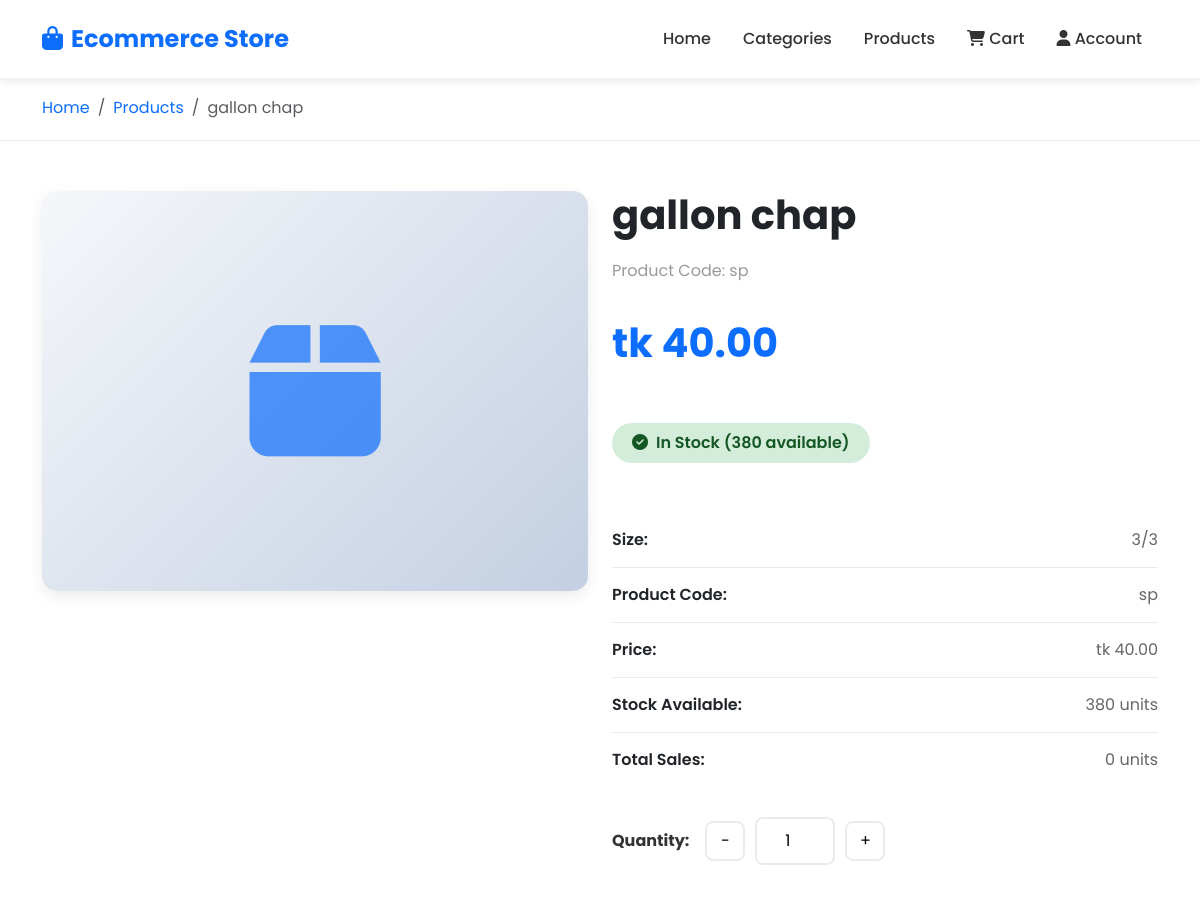
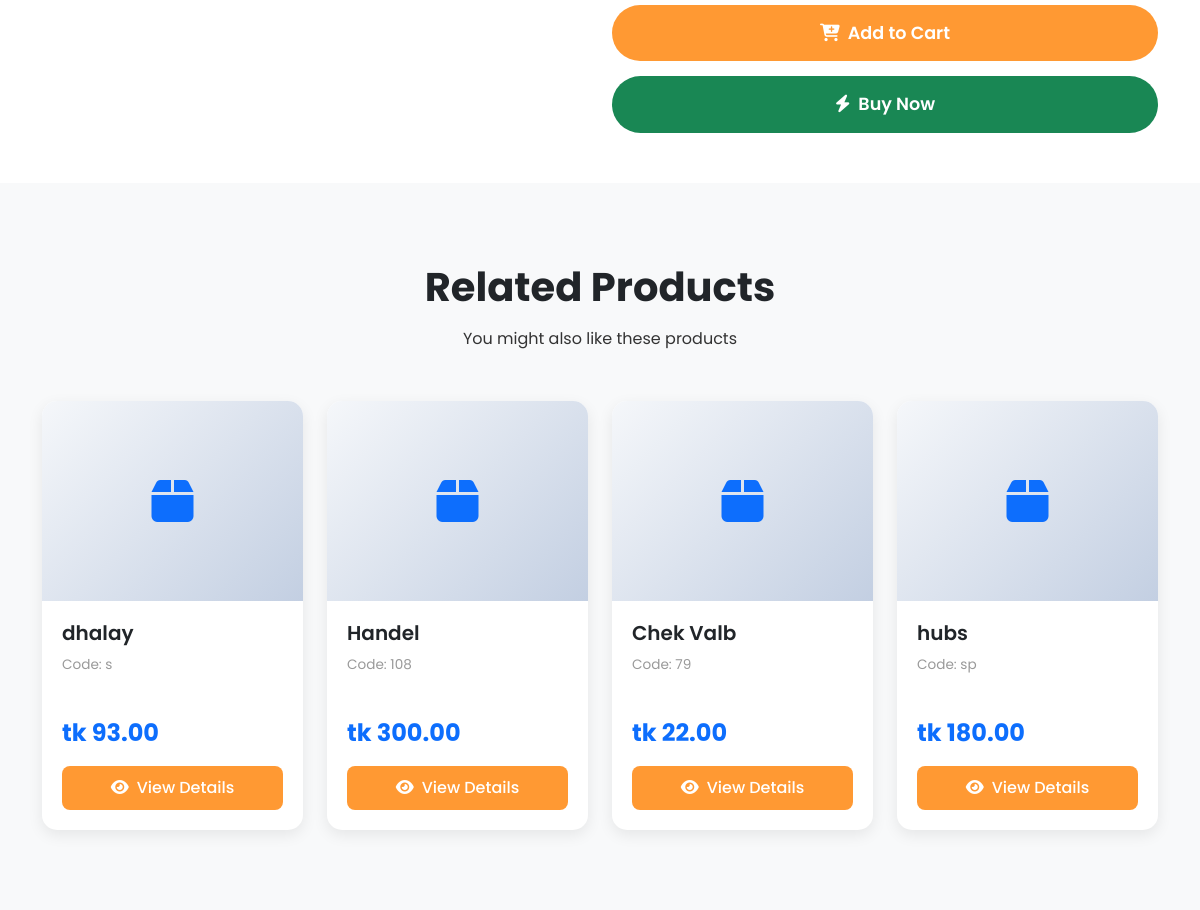
Page /product/192/ on the committed database (2 pictures, top to bottom).
### main/models.py (models this page shows, shortened)
class Product(models.Model):
    code = models.CharField(max_length=50)
    name = models.CharField(max_length=100)
    size = models.CharField(max_length=50)
    rate = models.FloatField(default=0)
    add_stock = models.FloatField(default=0)
    production_cost = models.FloatField(default=0)
    total_sales = models.FloatField(default=0)
    total_stock = models.FloatField(default=0)
    image = models.URLField(max_length=500, blank=True, null=True)

### main/view_modules/catalogue/details.py (the view)
# urls.py: path('product/<int:product_id>/', product_detail, name='product_detail'),
def product_detail(request, product_id):
    try:
        product = Product.objects.get(id=product_id)
        related_products = Product.objects.exclude(id=product_id).order_by('?')[:4]
        return render(request, 'product_detail.html', {
            'product': product,
            'related_products': related_products
        })
    except Product.DoesNotExist:
        return redirect('homepage')

### templates/product_detail.html (shortened to what this page needs)
{% load static %}
<!DOCTYPE html>
<html lang="en">
<head>
    <link href="https://cdn.jsdelivr.net/npm/bootstrap@5.3.0/dist/css/bootstrap.min.css" rel="stylesheet">
    <link rel="stylesheet" href="https://cdnjs.cloudflare.com/ajax/libs/font-awesome/6.4.0/css/all.min.css">
    {% load static %}
<link rel="stylesheet" href="{% static 'css/pages/product_detail.css' %}">
</head>
<body>
    <nav class="navbar navbar-expand-lg navbar-light fixed-top">
        <div class="container">
            <a class="navbar-brand" href="{% url 'homepage' %}"><i class="fas fa-shopping-bag me-2"></i>Ecommerce Store</a>
            <div class="collapse navbar-collapse" id="navbarNav">
                <ul class="navbar-nav ms-auto">
                    <li class="nav-item">
                        <a class="nav-link" href="{% url 'homepage' %}#home">Home</a>
                    </li>
                    <li class="nav-item">
                        <a class="nav-link" href="{% url 'homepage' %}#categories">Categories</a>
                    </li>
                    <li class="nav-item">
                        <a class="nav-link" href="{% url 'homepage' %}#products">Products</a>
                    </li>
                    <li class="nav-item">
                        <a class="nav-link" href="{% url 'cart' %}" id="cartLink">
                            <i class="fas fa-shopping-cart"></i> Cart
                        </a>
                    </li>
                    <li class="nav-item">
                        <a class="nav-link" href="#"><i class="fas fa-user"></i> Account</a>
                    </li>
                </ul>
            </div>
        </div>
    </nav>
    <div class="breadcrumb-section" style="margin-top: 76px;">
        <div class="container">
            <nav aria-label="breadcrumb">
                <ol class="breadcrumb mb-0">
                    <li class="breadcrumb-item"><a href="{% url 'homepage' %}" style="text-decoration: none; color: var(--primary-color);">Home</a></li>
                    <li class="breadcrumb-item"><a href="{% url 'homepage' %}#products" style="text-decoration: none; color: var(--primary-color);">Products</a></li>
                    <li class="breadcrumb-item active" aria-current="page">{{ product.name }}</li>
                </ol>
            </nav>
        </div>
    </div>
    <section class="product-detail-section">
        <div class="container">
            <div class="row">
                <div class="col-lg-6 mb-4">
                    <div class="product-image-container">
                        {% if product.image %}
                            <img src="{{ product.image }}" alt="{{ product.name }}" onerror="this.style.display='none'; this.parentElement.innerHTML='<i class=\'fas fa-box\'></i>';">
                        {% else %}
                            <i class="fas fa-box"></i>
                        {% endif %}
                    </div>
                </div>
                <div class="col-lg-6">
                    <div class="product-info">
                        <h1>{{ product.name }}</h1>
                        <div class="product-code">Product Code: {{ product.code }}</div>
                        <div class="product-price">tk {{ product.rate|floatformat:2 }}</div>
                        {% if product.total_stock > 0 %}
                            <span class="stock-badge in-stock">
                                <i class="fas fa-check-circle me-2"></i>In Stock ({{ product.total_stock|floatformat:0 }} available)
                            </span>
                        {% else %}
                            <span class="stock-badge out-of-stock">
                                <i class="fas fa-times-circle me-2"></i>Out of Stock
                            </span>
                        {% endif %}
                        <ul class="product-details-list">
                            <li>
                                <strong>Size:</strong>
                                <span>{{ product.size }}</span>
                            </li>
                            <li>
                                <strong>Product Code:</strong>
                                <span>{{ product.code }}</span>
                            </li>
                            <li>
                                <strong>Price:</strong>
                                <span>tk {{ product.rate|floatformat:2 }}</span>
                            </li>
                            <li>
                                <strong>Stock Available:</strong>
                                <span>{{ product.total_stock|floatformat:0 }} units</span>
                            </li>
                            <li>
                                <strong>Total Sales:</strong>
                                <span>{{ product.total_sales|floatformat:0 }} units</span>
                            </li>
                        </ul>
                        <div class="quantity-selector">
                            <label class="me-3"><strong>Quantity:</strong></label>
                            <button class="quantity-btn" onclick="decreaseQuantity()">-</button>
                            <input type="number" id="quantity" value="1" min="1" max="{{ product.total_stock|floatformat:0 }}" onchange="validateQuantity()">
                            <button class="quantity-btn" onclick="increaseQuantity()">+</button>
                        </div>
                        <button class="btn btn-add-cart" {% if product.total_stock <= 0 %}disabled{% endif %} onclick="addToCart({{ product.id }})">
                            <i class="fas fa-cart-plus me-2"></i>Add to Cart
                        </button>
                        <button class="btn btn-buy-now" {% if product.total_stock <= 0 %}disabled{% endif %} onclick="buyNow({{ product.id }})">
                            <i class="fas fa-bolt me-2"></i>Buy Now
                        </button>
                    </div>
                </div>
            </div>
        </div>
    </section>
    {% if related_products %}
    <section class="related-products-section">
        <div class="container">
            <div class="section-title">
                <h2>Related Products</h2>
                <p>You might also like these products</p>
            </div>
            <div class="row g-4">
                {% for related_product in related_products %}
                <div class="col-lg-3 col-md-4 col-sm-6">
                    <div class="product-card">
                        <div class="product-card-image">
                            <i class="fas fa-box"></i>
                        </div>
                        <div class="product-card-body">
                            <h5>{{ related_product.name }}</h5>
                            <div class="product-code" style="font-size: 0.85rem; color: #999; margin-bottom: 10px;">Code: {{ related_product.code }}</div>
                            <div class="product-price">tk {{ related_product.rate|floatformat:2 }}</div>
                            <a href="{% url 'product_detail' related_product.id %}" class="btn btn-product w-100">
                                <i class="fas fa-eye me-2"></i>View Details
                            </a>
                        </div>
                    </div>
                </div>
                {% endfor %}
            </div>
        </div>
    </section>
    {% endif %}
</body>
</html>

### static/css/pages/product_detail.css (style rules this page uses)
:root { --primary-color: #0d6efd; --secondary-color: #198754; --dark-color: #212529; --light-color: #f8f9fa; --accent-color: #dc3545; --text-color: #333; --site-color: #FF9933; }
* { margin: 0; padding: 0; box-sizing: border-box; }
body { font-family: 'Poppins', sans-serif; color: var(--text-color); background: var(--light-color); }
.navbar { background: #fff; box-shadow: 0 2px 10px rgba(0,0,0,0.1); padding: 1rem 0; }
.navbar-brand { font-weight: 700; font-size: 1.5rem; color: var(--primary-color) !important; }
.nav-link { color: var(--text-color) !important; font-weight: 500; margin: 0 0.5rem; transition: color 0.3s; }
.breadcrumb-section { background: white; padding: 20px 0; border-bottom: 1px solid #e9ecef; }
.product-detail-section { padding: 50px 0; background: white; }
.product-image-container { background: linear-gradient(135deg, #f5f7fa 0%, #c3cfe2 100%); border-radius: 15px; padding: 0; display: flex; align-items: center; justify-content: center; min-height: 400px; box-shadow: 0 5px 15px rgba(0,0,0,0.08); position: relative; overflow: hidden; }
.product-image-container i { font-size: 150px; color: var(--primary-color); opacity: 0.7; }
.product-info h1 { font-size: 2.5rem; font-weight: 700; color: var(--dark-color); margin-bottom: 20px; }
.product-code { color: #999; font-size: 1rem; margin-bottom: 15px; }
.product-price { font-size: 2.5rem; font-weight: 700; color: var(--primary-color); margin: 30px 0; }
.product-details-list { list-style: none; padding: 0; margin: 30px 0; }
.product-details-list li { padding: 15px 0; border-bottom: 1px solid #e9ecef; display: flex; justify-content: space-between; }
.product-details-list li:last-child { border-bottom: none; }
.product-details-list li strong { color: var(--dark-color); font-weight: 600; }
.product-details-list li span { color: #666; }
.stock-badge { display: inline-block; padding: 8px 20px; border-radius: 25px; font-weight: 600; margin: 20px 0; }
.stock-badge.in-stock { background: #d4edda; color: #155724; }
.quantity-selector { display: flex; align-items: center; margin: 30px 0; }
.quantity-selector input { width: 80px; text-align: center; padding: 10px; border: 2px solid #e9ecef; border-radius: 8px; margin: 0 10px; }
.quantity-btn { width: 40px; height: 40px; border: 2px solid #e9ecef; background: white; border-radius: 8px; cursor: pointer; display: flex; align-items: center; justify-content: center; transition: all 0.3s; }
.btn-add-cart { background: var(--site-color); color: white; padding: 15px 40px; font-size: 1.1rem; font-weight: 600; border-radius: 50px; border: none; transition: all 0.3s; width: 100%; margin-top: 20px; }
.btn-buy-now { background: var(--secondary-color); color: white; padding: 15px 40px; font-size: 1.1rem; font-weight: 600; border-radius: 50px; border: none; transition: all 0.3s; width: 100%; margin-top: 15px; }
.related-products-section { padding: 80px 0; background: var(--light-color); }
.section-title { text-align: center; margin-bottom: 50px; }
.section-title h2 { font-size: 2.5rem; font-weight: 700; color: var(--dark-color); margin-bottom: 1rem; }
.product-card { background: white; border-radius: 15px; overflow: hidden; box-shadow: 0 5px 15px rgba(0,0,0,0.08); transition: all 0.3s; border: none; height: 100%; display: flex; flex-direction: column; }
.product-card-image { width: 100%; height: 200px; background: linear-gradient(135deg, #f5f7fa 0%, #c3cfe2 100%); display: flex; align-items: center; justify-content: center; font-size: 3rem; color: var(--primary-color); }
.product-card-body { padding: 20px; flex-grow: 1; display: flex; flex-direction: column; }
.product-card h5 { font-weight: 600; color: var(--dark-color); margin-bottom: 10px; }
.product-card .product-price { font-size: 1.5rem; font-weight: 700; color: var(--primary-color); margin-bottom: 15px; }
.btn-product { background: var(--site-color); color: white; border: none; padding: 10px 20px; border-radius: 8px; font-weight: 500; transition: all 0.3s; margin-top: auto; text-decoration: none; display: inline-block; text-align: center; }

### rows in the picture
Product: name "gallon chap", code "sp", rate "40.00", total_stock "380", size "3/3", total_sales "0"
Product: name "dhalay", code "s", rate "93.00"
Product: name "Handel", code "108", rate "300.00"
Product: name "Chek Valb", code "79", rate "22.00"
Product: name "hubs", code "sp", rate "180.00"
